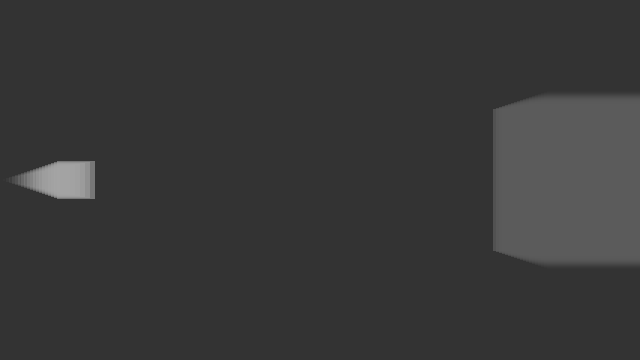
Frame 1 (no input)
Frame 60 (the mouse pressed at the canvas centre just before this capture): identical to frame 1, image omitted
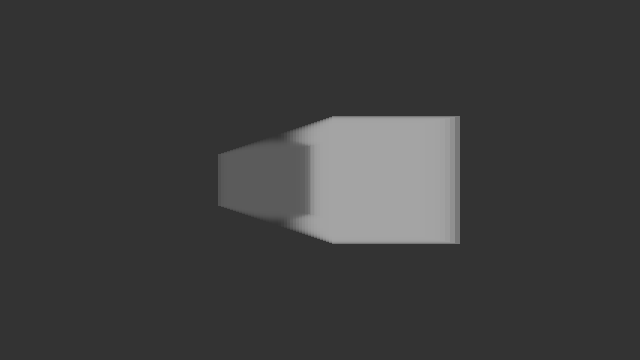
Frame 120 (the mouse held since frame 60 and released just before this capture)

The Processing sketch that drew these frames (run headless with seeded random() and noise(); from frame 60 on, the mouse is pressed at the canvas centre):

// Processing sketch: Mouse2D2
// ── Mouse2D2.pde
/**
 * Mouse 2D. 
 * 
 * Moving the mouse changes the position and size of each box. 
 */
 
void setup() {
  size(640, 360); 
  noStroke();
  rectMode(CENTER);
  wow = random(255);
}
int newx = 0;
int newy = 0;
float time = 0;
float wow;
void draw() {
  
  
  
  if(keyPressed) {
    time += (1000/60)*0.01;
  } else {
    time += (1000/60)*0.001;
  }
  //newx = (int)(sin(time)*1.5*160.0)+width/2;
  //newy = (int)(cos(time)*160.0)+height/2;
  
  
  background(51); 
  //fill(180, 204);
  //rect(newx, height/2, newy/2, newy/2);
  // super cool new comment
  //fill(255, 204);
  int inverseX = width-newx;
  int inverseY = height-newy;
  //rect(inverseX, height/2, (inverseY/2), (inverseY/2));
  
  for(int i = 0; i < 20; i++) {
    //newx = (int)(sin(time + (float) (i * 0.1))*1.5*160.0)+width/2;
    //newy = (int)(cos(time + (float) (i * 0.1))*160.0)+height/2;
    newx = mouseX + i*4;
    newy = mouseY + i*4;
     
    fill(wow, i*8);
    rect(newx, height/2, newy/2, newy/2);
    fill(256-wow, i*10);
    inverseX = width-newx;
    inverseY = height-newy;
    rect(inverseX, height/2, (inverseY/2), (inverseY/2));
  }
  
}
